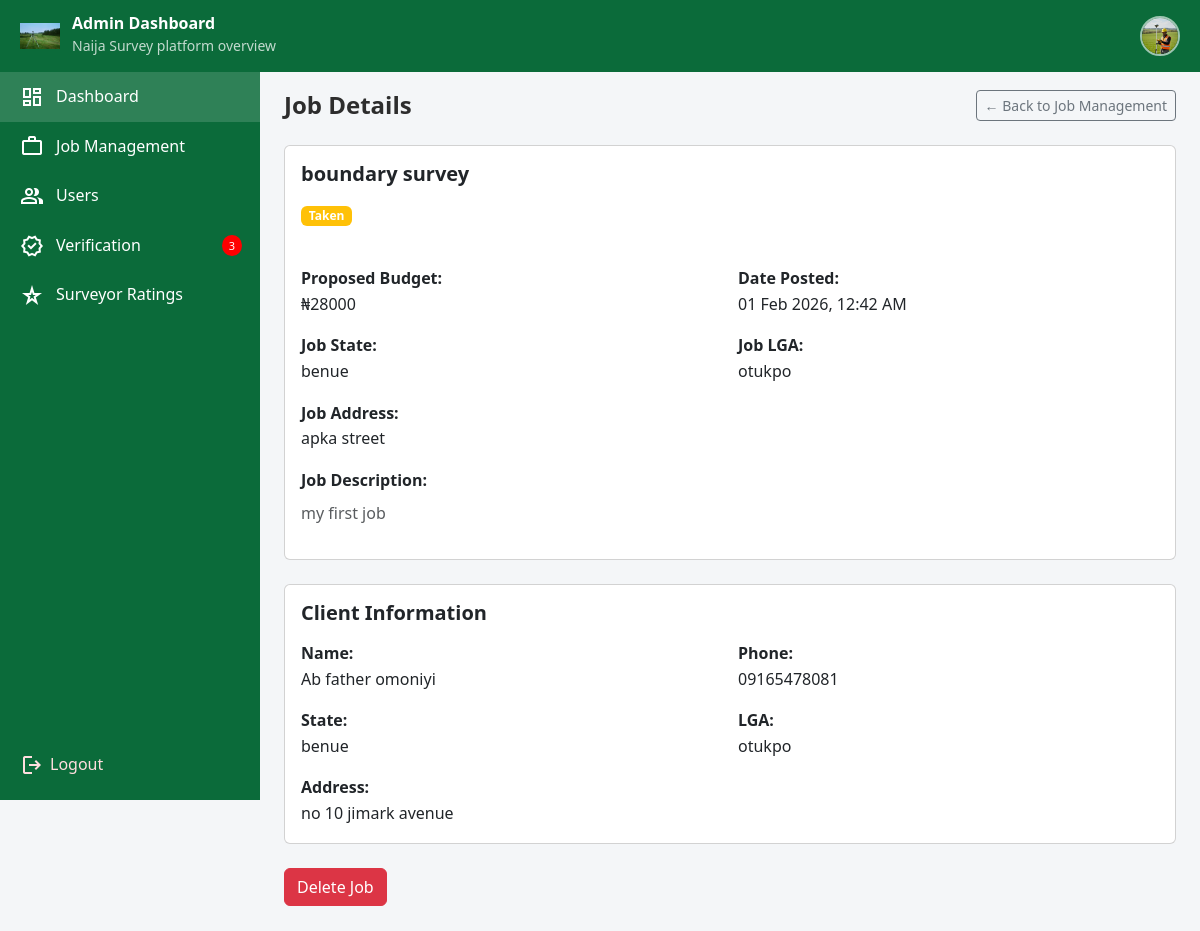
/Admin/job_view.php?id=21 (signed in), run on the app's committed database.
### tables this page shows
CREATE TABLE IF NOT EXISTS `jobs` (
  `id` int NOT NULL AUTO_INCREMENT,
  `client_profile_id` int NOT NULL,
  `job_title` varchar(255) NOT NULL,
  `job_description` text NOT NULL,
  `proposed_budget` varchar(100) NOT NULL,
  `job_state` varchar(100) NOT NULL,
  `job_lga` varchar(100) NOT NULL,
  `job_address` text NOT NULL,
  `job_status` enum('available','taken','completed') NOT NULL DEFAULT 'available',
  `created_at` datetime NOT NULL DEFAULT CURRENT_TIMESTAMP,
  PRIMARY KEY (`id`),
  KEY `fk_jobs_client` (`client_profile_id`)
);

CREATE TABLE IF NOT EXISTS `clients_profile` (
  `id` int NOT NULL AUTO_INCREMENT,
  `account_id` int NOT NULL,
  `first_name` varchar(100) NOT NULL,
  `surname` varchar(100) NOT NULL,
  `other_names` varchar(100) DEFAULT NULL,
  `phone_number` varchar(20) NOT NULL,
  `whatsapp_number` varchar(20) NOT NULL,
  `bio` text NOT NULL,
  `state` varchar(100) NOT NULL,
  `lga` varchar(100) NOT NULL,
  `address` text NOT NULL,
  `profile_image` varchar(255) NOT NULL,
  `id_type` varchar(50) NOT NULL,
  `id_document` varchar(255) NOT NULL,
  `verification_status` enum('pending','verified','rejected') NOT NULL DEFAULT 'pending',
  `verified_at` datetime NOT NULL DEFAULT CURRENT_TIMESTAMP,
  `created_at` datetime NOT NULL DEFAULT CURRENT_TIMESTAMP,
  `updated_at` datetime NOT NULL DEFAULT CURRENT_TIMESTAMP ON UPDATE CURRENT_TIMESTAMP,
  PRIMARY KEY (`id`),
  KEY `fk_client_user` (`account_id`)
);

### Admin/job_view.php (the view, shortened to what this page needs)
<?php
require_once "../config/db-connect.php";
$job_id = (int) $_GET['id'];
$sql = "
    SELECT
        j.*,
        c.first_name,
        c.surname,
        c.phone_number,
        c.state,
        c.lga,
        c.address
    FROM jobs j
    JOIN clients_profile c ON j.client_profile_id = c.id
    WHERE j.id = ?
    LIMIT 1
";
$stmt = $pdo->prepare($sql);
$stmt->execute([$job_id]);
$job = $stmt->fetch(PDO::FETCH_ASSOC);
?>
<!DOCTYPE html>
<html lang="en">
<head>
<link href="https://cdn.jsdelivr.net/npm/bootstrap@5.3.3/dist/css/bootstrap.min.css" rel="stylesheet">
<link rel="stylesheet" href="../assets/css/style.css">
</head>
<body>
<?php include "../components/nav.php"; ?>
<?php include "../components/admin-sidebar.php"; ?>
<div class="container-fluid px-4 main">
  <div class="d-flex justify-content-between align-items-center mb-4">
    <h4 class="fw-bold mb-0">Job Details</h4>
    <a href="job_management.php" class="btn btn-outline-secondary btn-sm">
      ← Back to Job Management
    </a>
  </div>
  <div class="card mb-4">
    <div class="card-body">
      <h5 class="fw-bold mb-3"><?php echo htmlspecialchars($job['job_title']); ?></h5>
      <span class="badge mb-3
        <?php
          echo match ($job['job_status']) {
            'available' => 'bg-success',
            'taken' => 'bg-warning',
            'completed' => 'bg-secondary',
            default => 'bg-dark'
          };
        ?>">
        <?php echo ucfirst($job['job_status']); ?>
      </span>
      <div class="row g-3 mt-2">
        <div class="col-md-6">
          <strong>Proposed Budget:</strong><br>
          ₦<?php echo htmlspecialchars($job['proposed_budget']); ?>
        </div>
        <div class="col-md-6">
          <strong>Date Posted:</strong><br>
          <?php echo date("d M Y, h:i A", strtotime($job['created_at'])); ?>
        </div>
        <div class="col-md-6">
          <strong>Job State:</strong><br>
          <?php echo htmlspecialchars($job['job_state']); ?>
        </div>
        <div class="col-md-6">
          <strong>Job LGA:</strong><br>
          <?php echo htmlspecialchars($job['job_lga']); ?>
        </div>
        <div class="col-md-12">
          <strong>Job Address:</strong><br>
          <?php echo htmlspecialchars($job['job_address']); ?>
        </div>
        <div class="col-md-12">
          <strong>Job Description:</strong>
          <p class="mt-2 text-muted">
            <?php echo nl2br(htmlspecialchars($job['job_description'])); ?>
          </p>
        </div>
      </div>
    </div>
  </div>
  <div class="card">
    <div class="card-body">
      <h5 class="fw-bold mb-3">Client Information</h5>
      <div class="row g-3">
        <div class="col-md-6">
          <strong>Name:</strong><br>
          <?php echo htmlspecialchars($job['first_name'] . ' ' . $job['surname']); ?>
        </div>
        <div class="col-md-6">
          <strong>Phone:</strong><br>
          <?php echo htmlspecialchars($job['phone_number']); ?>
        </div>
        <div class="col-md-6">
          <strong>State:</strong><br>
          <?php echo htmlspecialchars($job['state']); ?>
        </div>
        <div class="col-md-6">
          <strong>LGA:</strong><br>
          <?php echo htmlspecialchars($job['lga']); ?>
        </div>
        <div class="col-md-12">
          <strong>Address:</strong><br>
          <?php echo htmlspecialchars($job['address']); ?>
        </div>
      </div>
    </div>
  </div>
  <div class="mt-4">
    <form
      method="post"
      action="processes/delete-job.php"
      onsubmit="return confirm('Delete this job permanently?');"
    >
      <button type="submit" class="btn btn-danger">
        Delete Job
      </button>
    </form>
  </div>
</div>
</body>
</html>

### data on the page
jobs: job_title "boundary survey", job_status "Taken", proposed_budget "28000", created_at "01 Feb 2026, 12:42 AM", job_state "benue", job_lga "otukpo", job_address "apka street", job_description "my first job", client_profile.surname "Ab father omoniyi", client_profile.phone_number "09165478081", client_profile.state "benue", client_profile.lga "otukpo", client_profile.address "no 10 jimark avenue"

### other printed values
$totalPendingVerifications "3"
